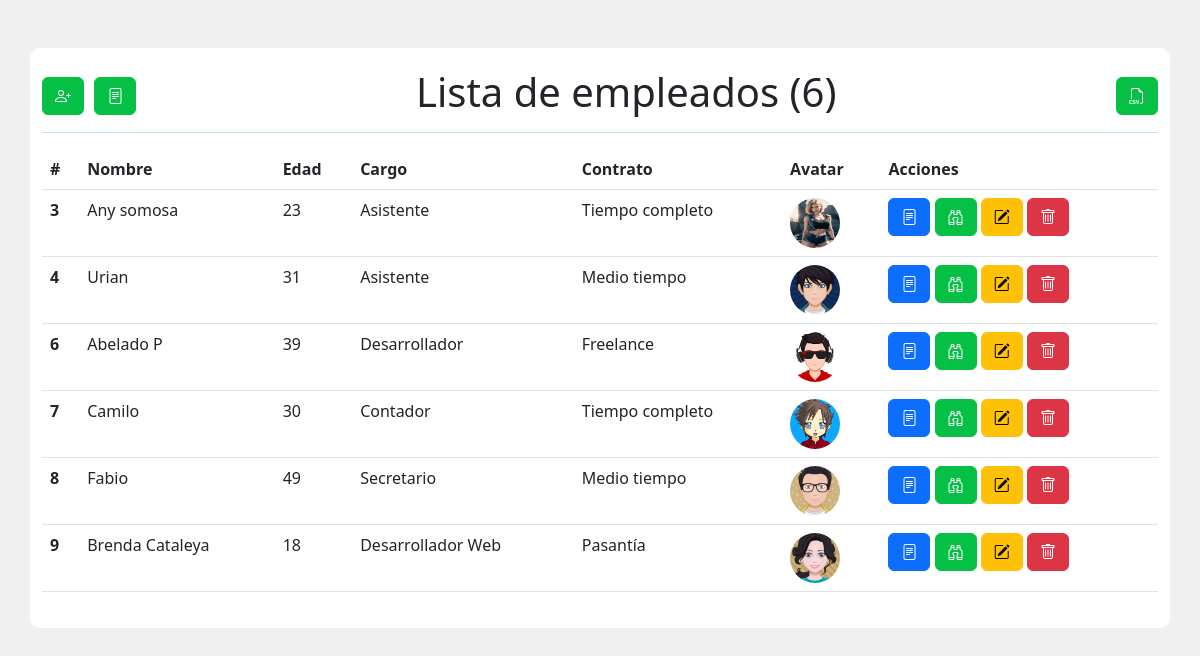
The page / on the database its author committed.
### tables this page shows
CREATE TABLE `tbl_empleados` (
  `id` int(11) NOT NULL AUTO_INCREMENT,
  `nombre` varchar(100) NOT NULL,
  `edad` int(11) DEFAULT NULL,
  `sexo` varchar(10) DEFAULT NULL,
  `telefono` varchar(20) DEFAULT NULL,
  `cargo` varchar(100) DEFAULT NULL,
  `avatar` varchar(255) DEFAULT NULL,
  PRIMARY KEY (`id`)
);

### acciones/acciones.php (called while the page is built, shortened)
<?php
function obtenerEmpleados($conexion)
{
    $sql = "SELECT * FROM tbl_empleados ORDER BY id ASC";
    $resultado = $conexion->query($sql);
    return $resultado;
}
function obtenerContratos($conexion)
{
    $sql = "SELECT
            e.*,
            COALESCE(c.tipo_contrato, 'Sin asignar') AS tipo_contrato
        FROM
            tbl_empleados e
        LEFT JOIN
            tbl_detalle_contrato dc ON e.id = dc.empleado_id
        LEFT JOIN
            tbl_contratos c ON dc.contrato_id = c.id
        ORDER BY
            e.id ASC";
    $resultado = $conexion->query($sql);
    $contrato = [];
    if ($resultado && $resultado->num_rows > 0) {
        while ($row = $resultado->fetch_assoc()) {
            $contrato[] = $row;
        }
    }
    return $contrato;
}

### empleados.php (the view)
<div class="table-responsive">
    <table class="table table-hover" id="table_empleados">
        <thead>
            <tr>
                <th scope="col">#</th>
                <th scope="col">Nombre</th>
                <th scope="col">Edad</th>
                <th scope="col">Cargo</th>
                <th scope="col">Contrato</th>
                <th scope="col">Avatar</th>
                <th scope="col">Acciones</th>
            </tr>
        </thead>
        <tbody>
            <?php
            foreach ($contratos as $empleado) { ?>
                <tr id="empleado_<?php echo $empleado['id']; ?>">
                    <th scope='row'><?php echo $empleado['id']; ?></th>
                    <td><?php echo $empleado['nombre']; ?></td>
                    <td> <?php echo $empleado['edad']; ?></td>
                    <td><?php echo $empleado['cargo']; ?></td>
                    <td><?php
                        $tipoContrato = isset($empleado['tipo_contrato']) ? $empleado['tipo_contrato'] : 'Sin asignar';
                        echo htmlspecialchars($tipoContrato);
                    ?></td>
                    <td>
                        <?php
                        $avatar = $empleado['avatar'];
                        if ($avatar == '') {
                            $avatar = 'assets/imgs/sin-foto.jpg';
                        } else {
                            $avatar = "acciones/fotos_empleados/" . $avatar;
                        }
                        ?>
                        <img class="rounded-circle" src="<?php echo htmlspecialchars($avatar); ?>" alt="<?php echo htmlspecialchars($empleado['nombre']); ?>" width="50" height="50">
                    </td>
                    <td>
                        <a title="Agregar contrato al empleado" href="#" onclick="modalRegistrarContrato(<?php echo $empleado['id']; ?>, '<?php echo htmlspecialchars($empleado['nombre']); ?>')" class="btn btn-primary">
                            <i class="bi bi-file-text"></i>
                        </a>
                        <a title="Ver detalles del empleado" href="#" onclick="verDetallesEmpleado(<?php echo $empleado['id']; ?>)" class="btn btn-success">
                            <i class="bi bi-binoculars"></i>
                        </a>
                        <a title="Editar datos del empleado" href="#" onclick="editarEmpleado(<?php echo $empleado['id']; ?>)" class="btn btn-warning">
                            <i class="bi bi-pencil-square"></i>
                        </a>
                        <a title="Eliminar datos del empleado" href="#" onclick="eliminarEmpleado(<?php echo $empleado['id']; ?>, '<?php echo $empleado['avatar']; ?>')" class="btn btn-danger">
                            <i class="bi bi-trash"></i>
                        </a>
                    </td>
                </tr>
            <?php } ?>
        </tbody>
    </table>
</div>

### index.php (shortened to what this page needs)
<!doctype html>
<html lang="es">
<head>
    <link href="https://cdn.jsdelivr.net/npm/bootstrap@5.3.3/dist/css/bootstrap.min.css" rel="stylesheet">
    <link rel="stylesheet" href="https://cdn.jsdelivr.net/npm/bootstrap-icons@1.11.3/font/bootstrap-icons.min.css" />
    <link rel="stylesheet" href="assets/css/home.css">
    <link rel="stylesheet" href="https://cdnjs.cloudflare.com/ajax/libs/twitter-bootstrap/5.3.0/css/bootstrap.min.css">
    <link rel="stylesheet" href="https://cdn.datatables.net/2.0.2/css/dataTables.bootstrap5.css">
    <link rel="stylesheet" href="https://cdnjs.cloudflare.com/ajax/libs/toastr.js/latest/toastr.min.css" />
</head>
<body>
    <?php
    include("config/config.php");
    include("acciones/acciones.php");
    $empleados = obtenerEmpleados($conexion);
    $contratos = obtenerContratos($conexion);
    $totalEmpleados = $empleados->num_rows;
    ?>
    <div class="container">
        <div class="row justify-content-md-center">
            <div class="col-md-12">
                <h1 class="text-center">
                    <span class="float-start">
                        <a href="#" onclick="modalRegistrarEmpleado()" class="btn btn-success" title="Registrar Nuevo Empleado">
                            <i class="bi bi-person-plus"></i>
                        </a>
                        <a href="#" onclick="modalGestionTiposContrato()" class="btn btn-success" title="Registrar Nuevo Tipo Contrato">
                            <i class="bi bi-file-text"></i>
                        </a>
                    </span>
                    Lista de empleados (<?php echo $totalEmpleados ?>)
                    <span class="float-end">
                        <a href="acciones/exportar.php" class="btn btn-success" title="Exportar a CSV" download="empleados.csv"><i class="bi bi-filetype-csv"></i></a>
                    </span>
                    <hr>
                </h1>
                <?php
                include("empleados.php"); ?>
            </div>
        </div>
    </div>
</body>
</html>

### assets/css/home.css (style rules this page uses)
body { background-color: #f0f0f0 !important; }
.container { background-color: #fff !important; padding: 20px; border-radius: 10px; }
.btn-success { border: 1px solid #06c046 !important; background-color: #06c046 !important; }
hr { height: 0.1px !important; color: #06c046 !important; width: 100% !important; background-color: red; }
thead tr th { text-align: start !important; }
tr td { text-align: start !important; }

### rows shown on the page
tbl_empleados: id "3", nombre "Any somosa", edad "23", cargo "Asistente", tipoContrato "Tiempo completo", shows a picture
tbl_empleados: id "4", nombre "Urian", edad "31", cargo "Asistente", tipoContrato "Medio tiempo", shows a picture
tbl_empleados: id "6", nombre "Abelado P", edad "39", cargo "Desarrollador", tipoContrato "Freelance", shows a picture
tbl_empleados: id "7", nombre "Camilo", edad "30", cargo "Contador", tipoContrato "Tiempo completo", shows a picture
tbl_empleados: id "8", nombre "Fabio", edad "49", cargo "Secretario", tipoContrato "Medio tiempo", shows a picture
tbl_empleados: id "9", nombre "Brenda Cataleya", edad "18", cargo "Desarrollador Web", tipoContrato "Pasantía", shows a picture

### other values the page prints
$totalEmpleados "6"
